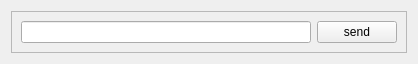
<?xml version="1.0" encoding="UTF-8"?>
<ui version="4.0">
 <class>MainBox</class>
 <widget class="QWidget" name="MainBox">
  <property name="geometry">
   <rect>
    <x>0</x>
    <y>0</y>
    <width>418</width>
    <height>47</height>
   </rect>
  </property>
  <property name="sizePolicy">
   <sizepolicy hsizetype="Minimum" vsizetype="Minimum">
    <horstretch>0</horstretch>
    <verstretch>0</verstretch>
   </sizepolicy>
  </property>
  <property name="windowTitle">
   <string>Dialog</string>
  </property>
  <layout class="QVBoxLayout" name="verticalLayout">
   <item>
    <widget class="QFrame" name="frame">
     <property name="frameShape">
      <enum>QFrame::StyledPanel</enum>
     </property>
     <property name="frameShadow">
      <enum>QFrame::Raised</enum>
     </property>
     <layout class="QHBoxLayout" name="horizontalLayout">
      <item>
       <widget class="QLineEdit" name="lne_Data"/>
      </item>
      <item>
       <widget class="QPushButton" name="btn_Send">
        <property name="text">
         <string>send</string>
        </property>
       </widget>
      </item>
     </layout>
    </widget>
   </item>
  </layout>
 </widget>
 <resources/>
 <connections/>
</ui>
